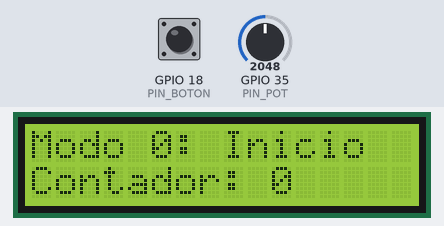
Simulated run of this sketch. Board: ESP32. Parts: 16×2 character LCD. Inputs (shaded band) come from the test bench; at power-on: GPIO 18 (PIN_BOTON) HIGH, GPIO 35 (PIN_POT) = 2048 (analog values on the 0–4095 scale). What the sketch prints to the serial monitor is not drawn.

Above: at 2.8 s.
2.9 s: GPIO 18 (PIN_BOTON) pulled LOW for 0.15 s
At 4.3 s:
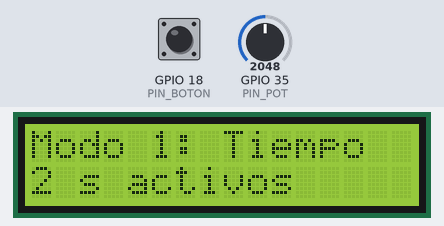
6.0 s: GPIO 18 (PIN_BOTON) pulled LOW for 1 s
At 6.6 s:
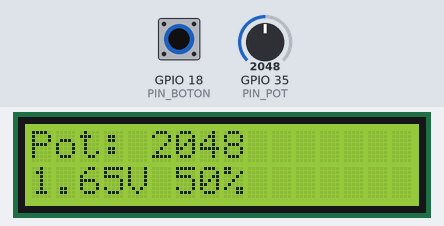
8.5 s: GPIO 18 (PIN_BOTON) pulled LOW for 0.15 s
At 11.9 s:
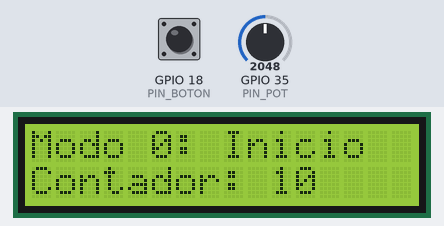
Timing chart, 0 to 13.4 s (numbered marks = the images above; inputs shaded):
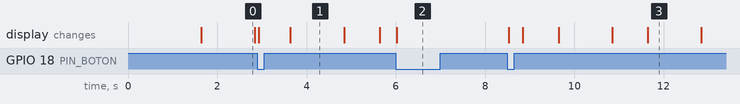

Measured:
- after the input at 2.9 s, the display: first changes at once (image 1 shows a later state)
- after the input at 6.0 s, the display: changes at once (image 2)
- after the input at 8.5 s, the display: first changes at once (image 3 shows a later state)
- what the display in image 0 shows lasts 1.2 s, from 1.6 s to 2.8 s

The sketch:

esp32-ntp-clock.ino
```cpp
#include <Arduino.h>
#include <Wire.h>
#include <LiquidCrystal_I2C.h>

// =========================
// CONFIGURACIÓN DE PINES
// =========================
const uint8_t PIN_BOTON = 18;   // Botón de interrupción
const uint8_t PIN_POT   = 35;   // ADC del potenciómetro

// =========================
// LCD I2C
// Dirección 0x27 según tu JSON
// Tamaño: 16 columnas x 2 filas
// =========================
LiquidCrystal_I2C lcd(0x27, 16, 2);

// =========================
// VARIABLES GLOBALES
// =========================
volatile bool interrupcionBoton = false;   // Bandera activada por la ISR

uint8_t modoActual = 0;                    // 0, 1, 2
unsigned long tiempoInicio = 0;            // Tiempo desde que inicia el sistema
unsigned long ultimoRefrescoLCD = 0;       // Control de refresco de pantalla
unsigned long ultimoCambioValido = 0;      // Antirrebote por software en loop

unsigned long contadorModo0 = 0;           // Contador mostrado en modo 0
unsigned long ultimoIncrementoContador = 0;

// =========================
// ISR DEL BOTÓN
// Debe ser corta y simple:
// solo marca una bandera.
// =========================
void IRAM_ATTR isrBoton() {
  interrupcionBoton = true;
}

// =========================
// FUNCIÓN PARA CAMBIAR DE MODO
// =========================
void cambiarModo() {
  modoActual++;
  if (modoActual > 2) {
    modoActual = 0;
  }
}

// =========================
// FUNCIÓN PARA MOSTRAR MODO 0
// "Mensaje inicial + contador"
// =========================
void mostrarModo0() {
  lcd.clear();
  lcd.setCursor(0, 0);
  lcd.print("Modo 0: Inicio");

  lcd.setCursor(0, 1);
  lcd.print("Contador: ");
  lcd.print(contadorModo0);
}

// =========================
// FUNCIÓN PARA MOSTRAR MODO 1
// Tiempo activo en segundos
// =========================
void mostrarModo1() {
  unsigned long segundosActivos = (millis() - tiempoInicio) / 1000UL;

  lcd.clear();
  lcd.setCursor(0, 0);
  lcd.print("Modo 1: Tiempo");

  lcd.setCursor(0, 1);
  lcd.print(segundosActivos);
  lcd.print(" s activos");
}

// =========================
// FUNCIÓN PARA MOSTRAR MODO 2
// Valor del potenciómetro
// ADC ESP32: 0 a 4095
// =========================
void mostrarModo2() {
  int valorADC = analogRead(PIN_POT);
  float voltaje = (valorADC * 3.3f) / 4095.0f;
  int porcentaje = map(valorADC, 0, 4095, 0, 100);

  lcd.clear();
  lcd.setCursor(0, 0);
  lcd.print("Pot: ");
  lcd.print(valorADC);

  lcd.setCursor(0, 1);
  lcd.print(voltaje, 2);
  lcd.print("V ");
  lcd.print(porcentaje);
  lcd.print("%");
}

// =========================
// SETUP
// =========================
void setup() {
  Serial.begin(115200);

  // Configuración del botón:
  // Como el botón va de GPIO18 a GND,
  // usamos resistencia pull-up interna.
  pinMode(PIN_BOTON, INPUT_PULLUP);

  // Configuración del ADC
  pinMode(PIN_POT, INPUT);
  analogReadResolution(12); // ESP32: 12 bits -> 0 a 4095

  // Inicialización I2C y LCD
  Wire.begin(21, 22); // SDA = 21, SCL = 22
  lcd.init();
  lcd.backlight();

  // Mensaje de arranque
  lcd.setCursor(0, 0);
  lcd.print("Iniciando...");
  lcd.setCursor(0, 1);
  lcd.print("ESP32 + LCD");
  delay(1500);

  // Registrar tiempo de inicio
  tiempoInicio = millis();
  ultimoIncrementoContador = millis();

  // Interrupción por flanco de bajada:
  // al pulsar, el pin pasa de HIGH a LOW
  attachInterrupt(digitalPinToInterrupt(PIN_BOTON), isrBoton, FALLING);

  // Mostrar primer modo
  mostrarModo0();
}

// =========================
// LOOP PRINCIPAL
// =========================
void loop() {
  unsigned long ahora = millis();

  // ---------------------------------
  // 1. PROCESAR EVENTO DE INTERRUPCIÓN
  // ---------------------------------
  if (interrupcionBoton) {
    // Limpiamos bandera lo antes posible
    interrupcionBoton = false;

    // Antirrebote básico por software
    if (ahora - ultimoCambioValido > 200) {
      ultimoCambioValido = ahora;
      cambiarModo();

      Serial.print("Cambio de modo -> ");
      Serial.println(modoActual);

      // Refrescar inmediatamente la pantalla
      switch (modoActual) {
        case 0:
          mostrarModo0();
          break;
        case 1:
          mostrarModo1();
          break;
        case 2:
          mostrarModo2();
          break;
      }
    }
  }

  // ---------------------------------
  // 2. ACTUALIZAR CONTADOR DEL MODO 0
  //    Cada 1 segundo
  // ---------------------------------
  if (ahora - ultimoIncrementoContador >= 1000) {
    ultimoIncrementoContador = ahora;
    contadorModo0++;
  }

  // ---------------------------------
  // 3. REFRESCO PERIÓDICO DEL LCD
  //    Evitamos actualizar demasiado rápido
  // ---------------------------------
  if (ahora - ultimoRefrescoLCD >= 400) {
    ultimoRefrescoLCD = ahora;

    switch (modoActual) {
      case 0:
        mostrarModo0();
        break;

      case 1:
        mostrarModo1();
        break;

      case 2:
        mostrarModo2();
        break;
    }
  }
}
```
